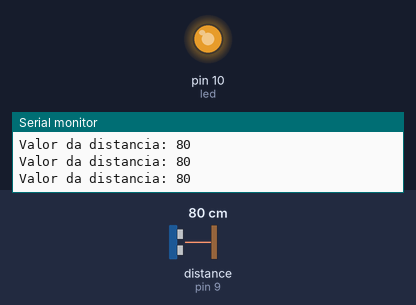
The sketch below on a simulated Arduino Uno, built with avr-gcc and run on an emulated ATmega328P. On the bench: output pins drawn as LEDs (lit = HIGH), the last lines printed to the serial monitor. Inputs (shaded band) come from the test bench; at power-on: distance to the obstacle (sensor on pin 9) 80 cm. The echo pulse lasts 58.3 µs per cm.

Above: at 1.2 s.
1.3 s: distance to the obstacle (sensor on pin 9) set to 11 cm
2.8 s: distance to the obstacle (sensor on pin 9) set to 8 cm
At 4.0 s:
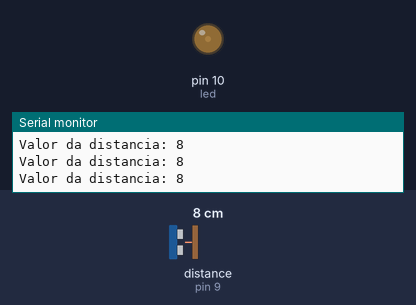
4.3 s: distance to the obstacle (sensor on pin 9) set to 18 cm
At 4.7 s:
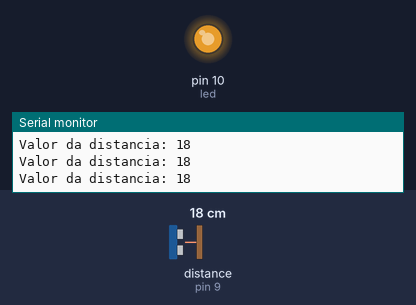
5.8 s: distance to the obstacle (sensor on pin 9) set to 2 cm
At 7.3 s:
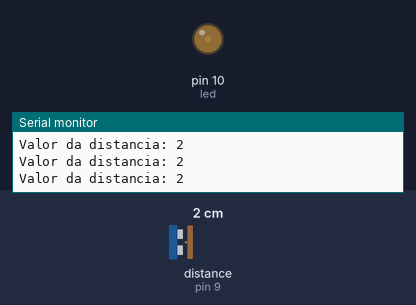
Timing chart, 0 to 8.3 s (numbered marks = the images above; inputs shaded):
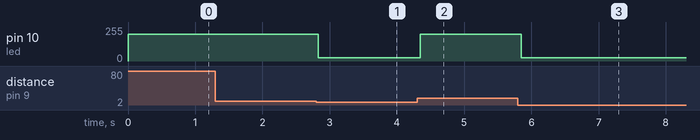

Measured:
- the behaviour switches between 10 and 9 cm on distance to the obstacle (sensor on pin 9) (found by bisection; images 0 and 1)
- after the input at 2.8 s, pin 10 (led): 200/255 → 25/255 at once
- after the input at 4.3 s, pin 10 (led): 25/255 → 200/255 at once
- after the input at 5.8 s, pin 10 (led): 200/255 → 25/255 after 0.05 s

The sketch:

Ultrasonic_LED_PWM.ino
```cpp
/* Exemplo que mostra pino digital PWM no led
 * Intensidade da luz do LED varia com a distância do ultrassônico
 */

#include <Ultrasonic.h> // Inclui biblioteca do ultrassônico

#define pino_echo 9 // Define pino echo do sensor ultrassônico
#define pino_trigger 8 // Define pino trigger do sensor ultrassônico
#define led 10 // Define pino do led numa porta digital PWM

Ultrasonic ultrasonic (pino_trigger, pino_echo); // Cria objeto da classe Ultrasonic, setando os pinos do sensor como parâmetro
int dist; // Declara variável que armazenará o valor da distância

void setup() {
  Serial.begin (9600); // Inicia monitor serial
  pinMode (led, OUTPUT); // Define pino do led como saída

  digitalWrite(led, LOW); // Inicia led sempre desligado
}

void loop() {
  dist = ultrasonic.Ranging(CM); // Atualiza valor da distância na variável "dist"
  Serial.print ("Valor da distancia: ");
  Serial.println (dist); // Printa no monitor serial valor da distância
  if (dist < 10){ // Se dist < 10 cm, led fica fraco
    analogWrite (led, 25); // Valor do PWM pode ser entre 0 - 255
    delay (100);
  }
  else // Se não, led fica forte
    analogWrite (led, 200); // Valor do PWM pode ser entre 0 - 255

  delay (50);
}
```
